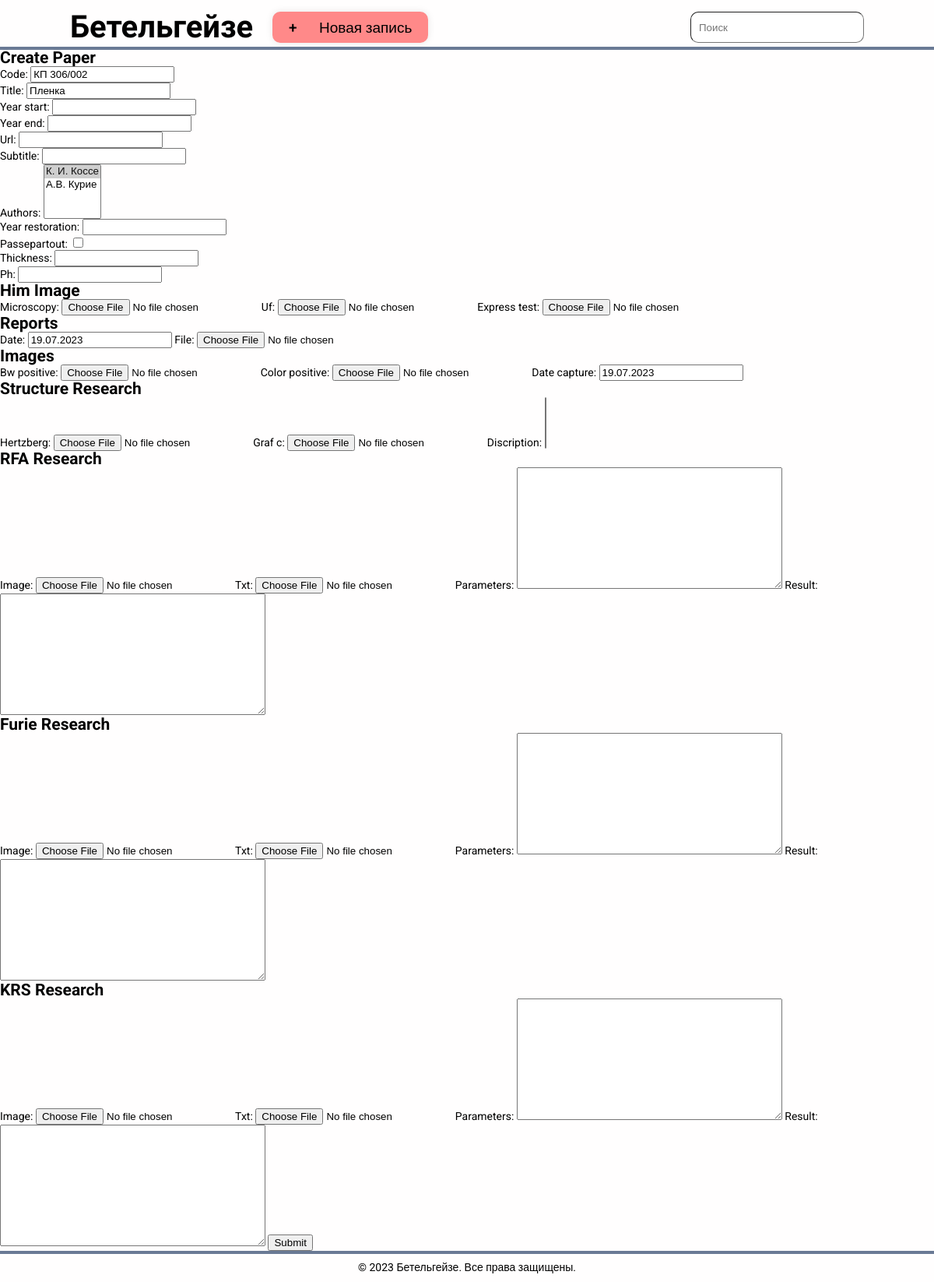
The page /2 on the database as committed earlier.
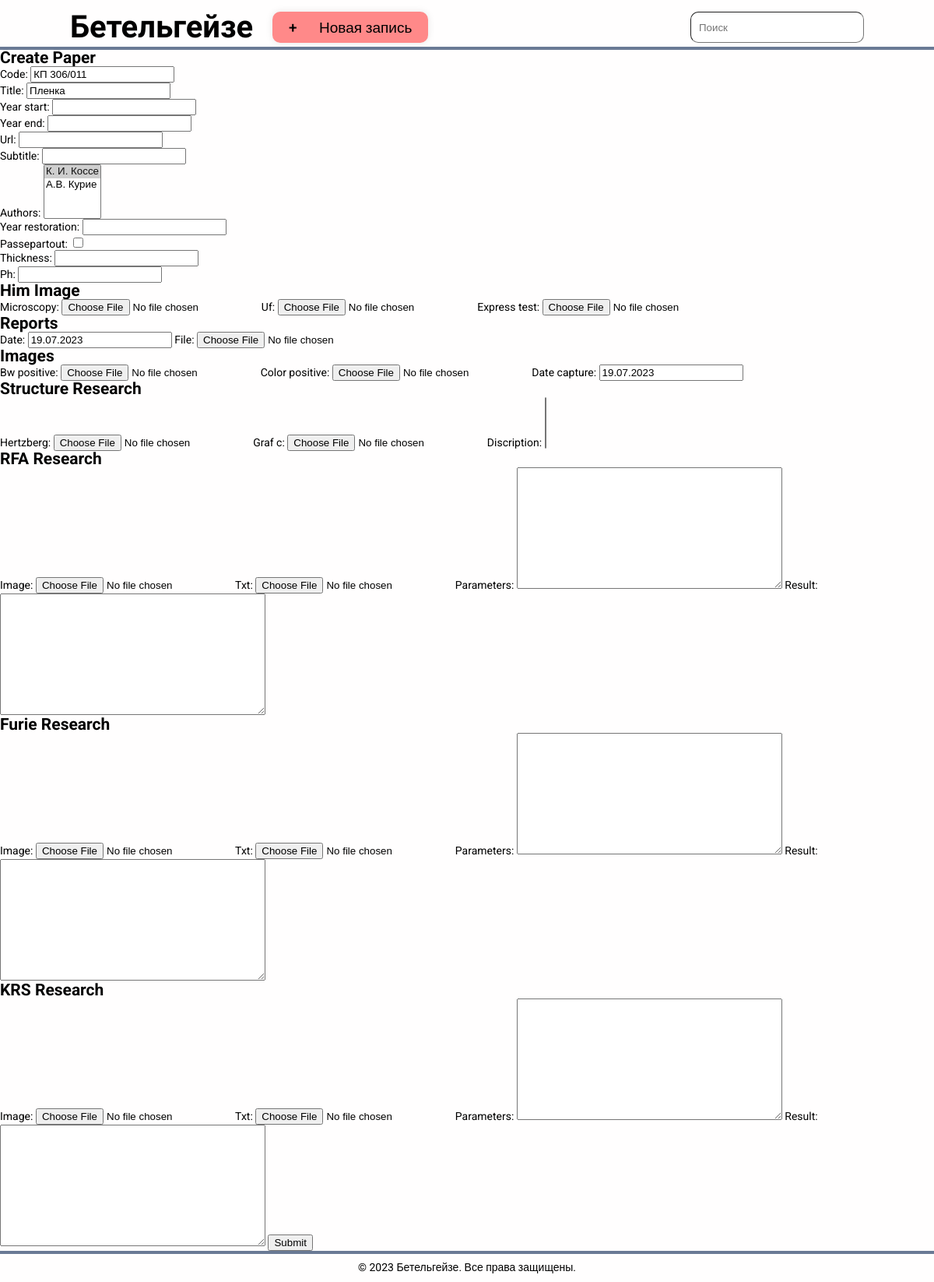
The same page on the database as committed later.
### paper/models.py (models this page shows, shortened)
class Paper(models.Model):
    code = models.CharField(max_length=50)
    title = models.CharField(max_length=50)
    year_start = models.PositiveIntegerField(default=None, blank=True, null=True)
    year_end = models.PositiveIntegerField(default=None, blank=True, null=True)
    url = models.URLField(default=None, blank=True, null=True)
    subtitle = models.CharField(max_length=100, default=None, blank=True)
    authors = models.ManyToManyField(Author)
    year_restoration = models.PositiveIntegerField(default=None, blank=True, null=True)
    passepartout = models.BooleanField()
    thickness = models.PositiveIntegerField(default=None, blank=True, null=True)
    ph = models.DecimalField(max_digits=5, decimal_places=3, default=None, blank=True, null=True)

### paper/views.py (the view)
# urls.py: path("<int:pk>", views.PaperUpdate.as_view(), name="paper-update"),
class PaperUpdate(generic.UpdateView):
    model = Paper
    template_name = "paper/addPaper.html"
    form_class = PaperForm

### paper/forms.py (shortened to what this page needs)
class PaperForm(forms.ModelForm):
    report_formset = forms.inlineformset_factory(Paper, Report, form=ReportForm, extra=1, can_delete_extra=False)
    image_formset = forms.inlineformset_factory(Paper, Image, form=ImageForm, extra=1, can_delete_extra=False)
    structure_formset = forms.inlineformset_factory(
        Paper, StructureResearch, form=StructureResearchForm, extra=1, can_delete_extra=False
    )
    rfa_formset = forms.inlineformset_factory(Paper, RfaResearch, form=RfaResearchForm, extra=1, can_delete_extra=False)
    furie_formset = forms.inlineformset_factory(
        Paper, FurieResearch, form=FurieResearchForm, extra=1, can_delete_extra=False
    )
    krs_formset = forms.inlineformset_factory(Paper, KrsResearch, form=KrsResearchForm, extra=1, can_delete_extra=False)
    himImage_formset = forms.inlineformset_factory(Paper, HimImage, form=HimImageForm, extra=1, can_delete_extra=False)
    class Meta:
        model = Paper
        fields = "__all__"
        widgets = {
            "authors": SelectizeMultiple(search_lookup="name__icontains"),
        }
    def __init__(self, *args, **kwargs):
        super(PaperForm, self).__init__(*args, **kwargs)

### paper/templates/paper/addPaper.html (shortened to what this page needs)
{% extends 'paper/base.html' %}
{% block content %}
<form method="post" enctype="multipart/form-data">
    <h2>Create Paper</h2>
    {{ form.as_p }}
    <h2>Him Image</h2>
    {% for form in form.himImage_formset%}
      {{ form.as_table }}
    {% endfor %}
    <h2>Reports</h2>
    {% for form in form.report_formset %}
      {{ form.as_table }}
    {% endfor %}
    <h2>Images</h2>
    {% for form in form.image_formset %}
      {{ form.as_table }}
    {% endfor %}
    <h2>Structure Research</h2>
    {% for form in form.structure_formset %}
      {{ form.as_table }}
    {% endfor %}
    <h2>RFA Research</h2>
    {% for form in form.rfa_formset %}
      {{ form.as_table }}
    {% endfor %}
    <h2>Furie Research</h2>
    {% for form in form.furie_formset %}
      {{ form.as_table }}
    {% endfor %}
    <h2>KRS Research</h2>
    {% for form in form.krs_formset %}
      {{ form.as_table }}
    {% endfor %}
    <button type="submit" value="Save">Submit</button>
  </form>
{% endblock content %}

Rows that differ between the two databases and show on the page:
changed Paper "Пленка": code "КП 306/002" → "КП 306/011"
